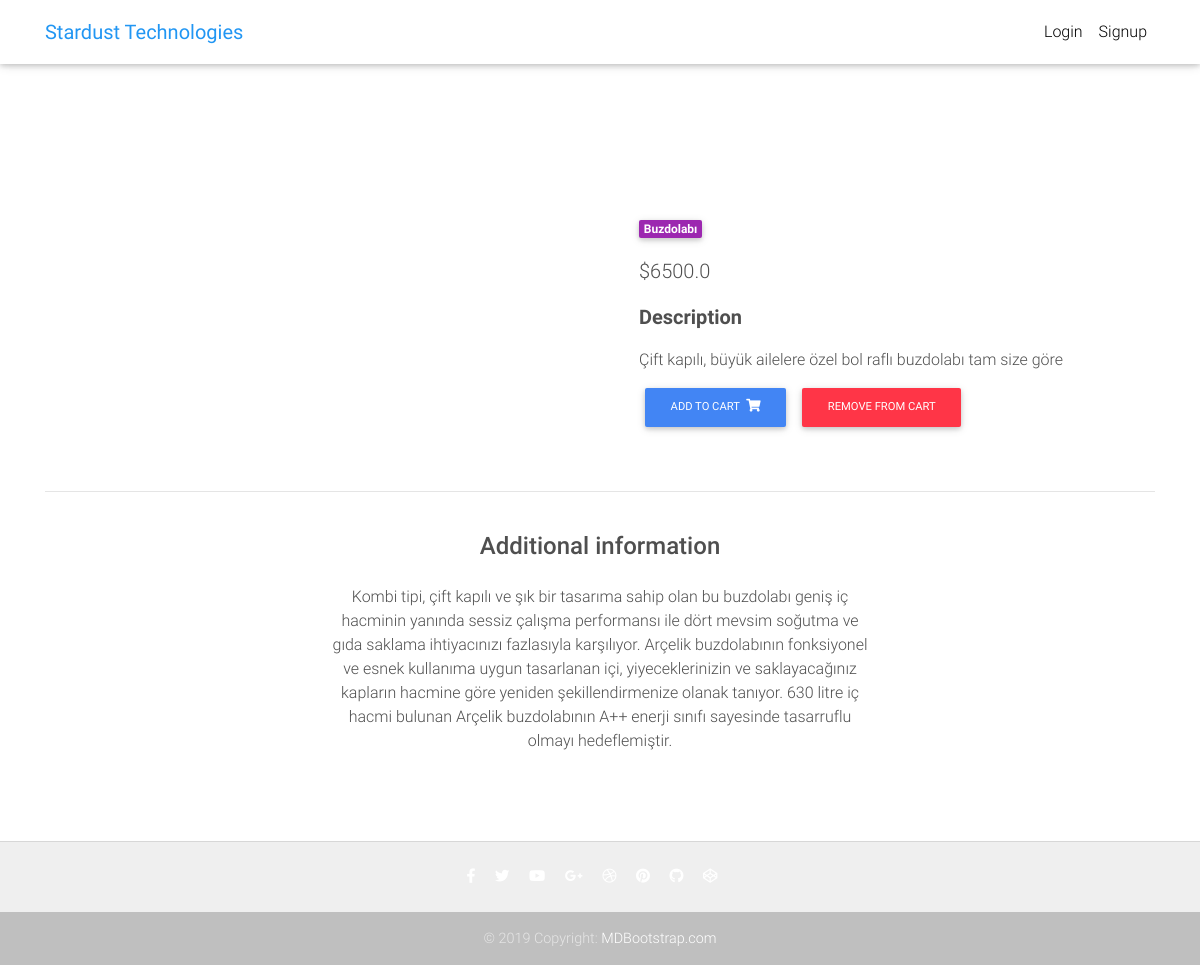
The app's page /product/buz1/ with its own data.
### core/models.py (models this page shows, shortened)
class Item(models.Model):
    title = models.CharField(max_length=100)
    price = models.FloatField()
    discount_price = models.FloatField(blank=True, null=True)
    category = models.CharField(choices=CATEGORY_CHOICES, max_length=2)
    label = models.CharField(choices=LABEL_CHOICES, max_length=1)
    slug = models.SlugField()
    description = models.TextField()
    image = models.ImageField()
    additional_information = models.TextField()
    def get_add_to_cart_url(self):
        return reverse("core:add-to-cart", kwargs={
            'slug': self.slug
        })
    def get_remove_from_cart_url(self):
        return reverse("core:remove-from-cart", kwargs={
            'slug': self.slug
        })

### core/views.py (the view)
# urls.py: path('product/<slug>/', ItemDetailView.as_view(), name='product'),
class ItemDetailView(DetailView):
    model = Item
    template_name = "product.html"

### templates/product.html (shortened to what this page needs)
{% extends "base.html" %}
{% block content %}
  <main class="mt-5 pt-4">
    <div class="container dark-grey-text mt-5">
      <div class="row wow fadeIn">
        <div class="col-md-6 mb-4">
        </div>
        <div class="col-md-6 mb-4">
          <div class="p-4">
            <div class="mb-3">
              <a href="">
                <span class="badge purple mr-1">{{ object.get_category_display }}</span>
              </a>
            </div>
            <p class="lead">
              {% if object.discount_price %}
              <span class="mr-1">
                <del>${{ object.price }}</del>
              </span>
              <span>${{ object.discount_price }}</span>
              {% else %}
              <span>${{ object.price }}</span>
              {% endif %}
            </p>
            <p class="lead font-weight-bold">Description</p>
            <p>{{ object.description }}</p>
            <a href="{{ object.get_add_to_cart_url }}" class="btn btn-primary btn-md my-0 p">
              Add to cart
              <i class="fas fa-shopping-cart ml-1"></i>
            </a>
            <a href="{{ object.get_remove_from_cart_url }}" class="btn btn-danger btn-md my-0 p">
              Remove from cart
            </a>
          </div>
        </div>
      </div>
      <hr>
      <div class="row d-flex justify-content-center wow fadeIn">
        <div class="col-md-6 text-center">
          <h4 class="my-4 h4">Additional information</h4>
          <p>{{object.additional_information}}</p>
        </div>
      </div>
      <div class="row wow fadeIn">
        <div class="col-lg-4 col-md-12 mb-4">
        </div>
        <div class="col-lg-4 col-md-6 mb-4">
        </div>
        <div class="col-lg-4 col-md-6 mb-4">
        </div>
      </div>
    </div>
  </main>
{% endblock content %}

### templates/base.html (style rules this page uses)
html, body, header, .carousel { height: 100vh; }

### records on screen
Item: category "Buzdolabı", price "6500.0", description "Çift kapılı, büyük ailelere özel bol raflı buzdolabı tam size göre", additional_information "Kombi tipi, çift kapılı ve şık bir tasarıma sahip olan bu buzdolabı geniş iç hacminin yanında sessiz çalışma performansı ile dört mevsim soğutma ve gıda saklama ihtiyacınızı fazlasıyla karşılıyor. Arçelik buzdolabının fonksiyonel ve esnek kullanıma uygun tasarlanan içi, yiyeceklerinizin ve saklayacağınız kapların hacmine göre yeniden şekillendirmenize olanak tanıyor. 630 litre iç hacmi bulunan Arçelik buzdolabının A++ enerji sınıfı sayesinde tasarruflu olmayı hedeflemiştir."
